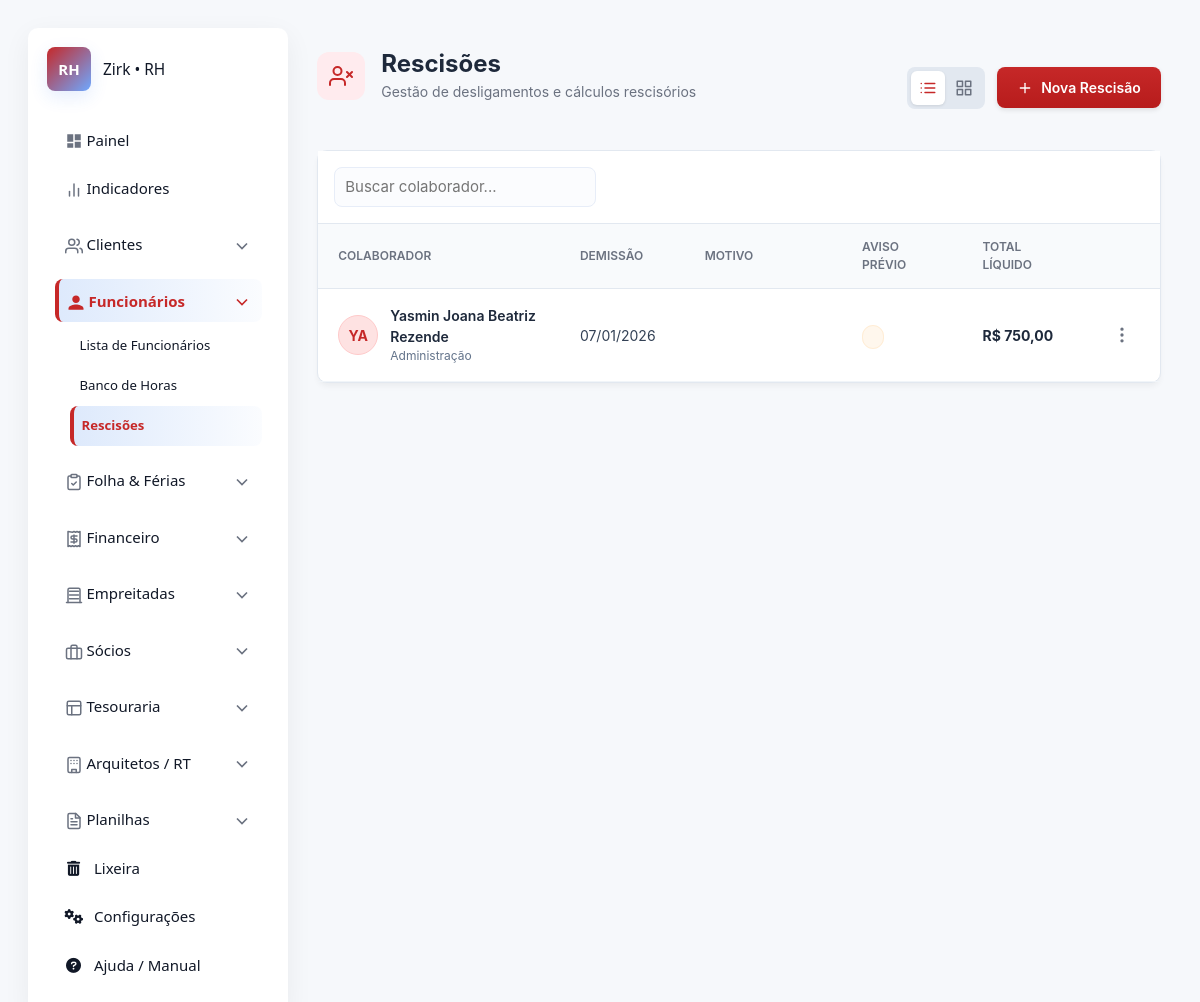
Before: /rescisao/ (signed in) with the older database file.
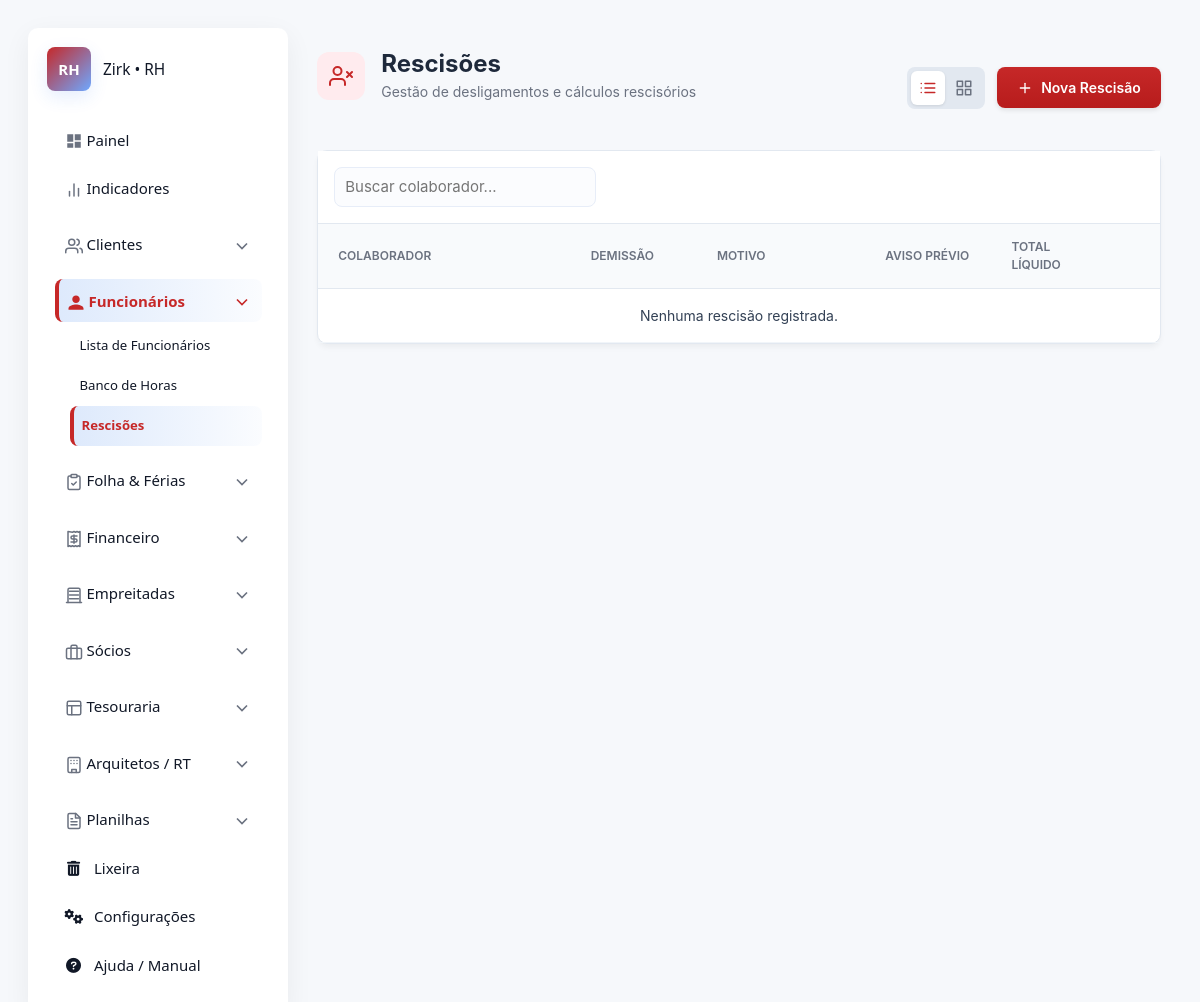
After: the same page with the newer database file.
### apps/rescisao/models.py (models this page shows, shortened)
class Rescisao(SoftDeleteMixin):
    funcionario = models.OneToOneField(Funcionario, on_delete=models.CASCADE, related_name='rescisao')
    data_demissao = models.DateField(verbose_name="Data de Demissão")
    val_dias_trabalhados = models.DecimalField(max_digits=10, decimal_places=2, blank=True, null=True, verbose_name="Dias Trabalhados")
    val_ferias = models.DecimalField(max_digits=10, decimal_places=2, blank=True, null=True, verbose_name="Férias")
    val_terco_ferias = models.DecimalField(max_digits=10, decimal_places=2, blank=True, null=True, verbose_name="1/3 de Férias")
    val_13_salario = models.DecimalField(max_digits=10, decimal_places=2, blank=True, null=True, verbose_name="13º Salário")
    val_remunerados = models.DecimalField(max_digits=10, decimal_places=2, blank=True, null=True, verbose_name="Remunerados")
    val_adiantamento = models.DecimalField(max_digits=10, decimal_places=2, blank=True, null=True, verbose_name="Adiantamento")
    val_atrasos = models.DecimalField(max_digits=10, decimal_places=2, blank=True, null=True, verbose_name="Atrasos")
    val_multa_480 = models.DecimalField(max_digits=10, decimal_places=2, blank=True, null=True, verbose_name="Desconto Multa Art. 480")
    val_faltas = models.DecimalField(max_digits=10, decimal_places=2, blank=True, null=True, verbose_name="Faltas")
    desc_faltas = models.CharField(max_length=100, blank=True, null=True, verbose_name="Detalhamento Faltas")
    criado_em = models.DateTimeField(auto_now_add=True)
    @property
    def total_liquido(self):
        proventos = (self.val_dias_trabalhados or 0) + \
                    (self.val_ferias or 0) + \
                    (self.val_terco_ferias or 0) + \
                    (self.val_13_salario or 0) + \
                    (self.val_remunerados or 0)
        descontos = (self.val_adiantamento or 0) + \
                    (self.val_atrasos or 0) + \
                    (self.val_multa_480 or 0) + \
                    (self.val_faltas or 0)
        if self.pk:
            for item in self.itens_adicionais.all():
                if item.tipo == TipoOutro.PROVENTO:
                    proventos += (item.valor or 0)
                else:
                    descontos += (item.valor or 0)
        return proventos - descontos

class ItemRescisao(models.Model):
    rescisao = models.ForeignKey(Rescisao, on_delete=models.CASCADE, related_name='itens_adicionais')
    descricao = models.CharField(max_length=100, verbose_name="Descrição")
    valor = models.DecimalField(max_digits=10, decimal_places=2, verbose_name="Valor")
    tipo = models.CharField(max_length=1, choices=TipoOutro.choices, default=TipoOutro.PROVENTO, verbose_name="Tipo")

### apps/funcionarios/models.py (models this page shows, shortened)
class Funcionario(SoftDeleteMixin):
    nome = models.CharField(max_length=200)
    data_nascimento = models.DateField(null=True, blank=True)
    natural_de = models.CharField(max_length=100, blank=True, null=True)
    sexo = models.CharField(
        max_length=1,
        choices=Sexo.choices,
        default=Sexo.OUTRO)
    grau_instrucao = models.IntegerField(choices=GrauInstrucao.choices, null=True, blank=True)
    estado_civil = models.CharField(max_length=3, choices=EstadoCivil.choices, blank=True, null=True)
    conjuge = models.CharField(max_length=200, blank=True, null=True)
    nome_pai = models.CharField(max_length=200, blank=True, null=True)
    nome_mae = models.CharField(max_length=200, blank=True, null=True)
    numero_filhos = models.PositiveIntegerField(default=0)

class DadosTrabalhistas(SoftDeleteMixin):
    funcionario = models.OneToOneField(Funcionario, on_delete=models.CASCADE, related_name="dados_trabalhistas")
    data_admissao_contabilidade = models.DateField()
    data_admissao_marcenaria = models.DateField()
    funcao = models.CharField(max_length=100)
    cbo = models.CharField(max_length=20, blank=True, null=True)
    salario = models.DecimalField(max_digits=10, decimal_places=2)
    insalubridade = models.DecimalField(max_digits=5, decimal_places=2, help_text="Percentual (%)", null=True, blank=True)
    horario_trabalho = models.CharField(max_length=200, blank=True, null=True)
    contrato_experiencia_dias = models.PositiveIntegerField(null=True, blank=True)
    prorrogação_dias = models.PositiveIntegerField(null=True, blank=True)

### apps/rescisao/views.py (the view)
# urls.py: path('', views.RescisaoListView.as_view(), name='rescisao_list'),
class RescisaoListView(LoginRequiredMixin, ListView):
    model = Rescisao
    template_name = 'core/rescisao/list.html'
    context_object_name = 'rescisoes'
    ordering = ['-data_demissao']

### apps/configuracoes/context_processors.py (called while the page is built)
def configuracoes_globais(request):
    return {}

### apps/configuracoes/mixin.py (called while the page is built)
    def get_queryset(self):
        return super().get_queryset().filter(is_deleted=False)

### apps/ferias/service.py (called while the page is built, shortened)
def gerar_novo_periodo_aquisitivo(funcionario):
    if getattr(funcionario, 'is_deleted', False):
        return None
    if not hasattr(funcionario, 'dados_trabalhistas'):
        return None
    dados = funcionario.dados_trabalhistas
    data_admissao = dados.data_admissao_marcenaria or dados.data_admissao_contabilidade
    if not data_admissao:
        return None
    ultimo_periodo = funcionario.periodos_aquisitivos.order_by('-data_fim').first()
    hoje = timezone.now().date()
    data_limite_retroativa = hoje - relativedelta(years=2)
    data_inicio_calculada = None
    if not ultimo_periodo:
        data_inicio_calculada = data_admissao
    else:
        if ultimo_periodo.data_fim >= hoje:
            return None  # Período atual ainda está vigente
        data_inicio_calculada = ultimo_periodo.data_fim + timedelta(days=1)

### templates/core/rescisao/list.html (shortened to what this page needs)
{% extends "core/base.html" %}
{% load static %}
{% block content %}
<div class="rh-container">
    <div class="top-section">
        <div class="page-header">
            <div class="header-icon">
            </div>
            <div class="header-content">
                <h1>Rescisões</h1>
                <p>Gestão de desligamentos e cálculos rescisórios</p>
            </div>
        </div>
        <div class="top-actions">
            <div class="view-switcher">
                <button class="view-btn active" id="btnList" onclick="switchView('list')" title="Visualização em Lista">
                </button>
                <button class="view-btn" id="btnGrid" onclick="switchView('grid')" title="Visualização em Grade">
                </button>
            </div>
            <button onclick="openActionModal('{% url 'rescisao:rescisao_create' %}')" class="rh-btn-primary">
                <svg xmlns="http://www.w3.org/2000/svg" width="16" height="16" viewBox="0 0 24 24" fill="none" stroke="currentColor" stroke-width="2" stroke-linecap="round" stroke-linejoin="round"><path d="M12 5v14"/><path d="M5 12h14"/></svg>
                Nova Rescisão
            </button>
        </div>
    </div>
    <div class="list-panel">
        <div class="toolbar">
            <input id="searchInput" class="rh-search input" type="search" placeholder="Buscar colaborador..." onkeyup="filterContent()">
        </div>
        <div id="listView" class="table-responsive">
            <table class="rh-table">
                <thead>
                    <tr>
                        <th width="30%">Colaborador</th>
                        <th width="15%">Demissão</th>
                        <th width="20%">Motivo</th>
                        <th width="15%">Aviso Prévio</th>
                        <th width="15%">Total Líquido</th>
                        <th width="5%"></th>
                    </tr>
                </thead>
                <tbody>
                    {% for item in rescisoes %}
                    <tr class="search-item" data-text="{{ item.funcionario.nome }}">
                        <td>
                            <div class="col-profile">
                                <div class="avatar-circle">
                                    {{ item.funcionario.nome|slice:":2"|upper }}
                                </div>
                                <div>
                                    <div style="font-weight:600; color:#1e293b">{{ item.funcionario.nome }}</div>
                                    <div style="font-size:12px; color:#64748b">{{ item.funcionario.dados_trabalhistas.funcao|default:"-" }}</div>
                                </div>
                            </div>
                        </td>
                        <td>{{ item.data_demissao|date:"d/m/Y" }}</td>
                        <td>{{ item.get_motivo_display }}</td>
                        <td>
                            <span class="badge-aviso {% if item.tipo_aviso_previo == 'IND' %}indenizado{% else %}trabalhado{% endif %}">
                            </span>
                        </td>
                        <td style="font-weight: 700; color: #1e293b;">R$ {{ item.total_liquido|floatformat:2 }}</td>
                        <td style="text-align: right;">
                            <div class="action-menu">
                                <button class="dots-btn" onclick="toggleMenu('menu-{{ item.pk }}')">
                                    <svg xmlns="http://www.w3.org/2000/svg" width="20" height="20" viewBox="0 0 24 24" fill="none" stroke="currentColor" stroke-width="2" stroke-linecap="round" stroke-linejoin="round"><circle cx="12" cy="12" r="1"/><circle cx="12" cy="5" r="1"/><circle cx="12" cy="19" r="1"/></svg>
                                </button>
                            </div>
                        </td>
                    </tr>
                    {% empty %}
                    <tr><td colspan="6" class="empty-msg">Nenhuma rescisão registrada.</td></tr>
                    {% endfor %}
                </tbody>
            </table>
        </div>
    </div>
</div>
{% endblock %}

Changed rows visible on the page:
removed Rescisao: funcionario.nome "YA", funcionario.nome "Yasmin Joana Beatriz Rezende", funcionario.dados_trabalhistas.funcao "Administração", data_demissao "07/01/2026", total_liquido "750,00"
Other visible differences:
text now shown: "Nenhuma rescisão registrada."
